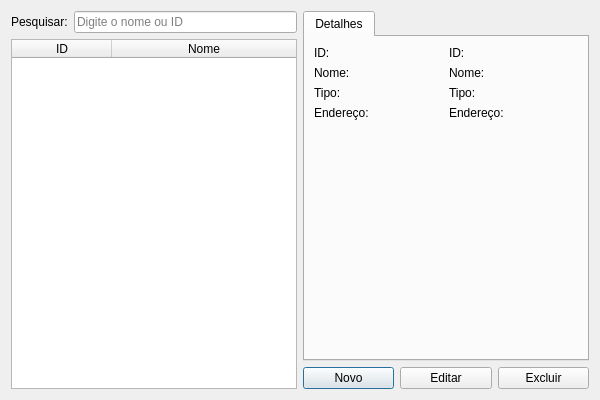
<?xml version="1.0" encoding="UTF-8"?>
<ui version="4.0">
 <class>InstitutionFacilityListView</class>
 <widget class="QDialog" name="InstitutionFacilityListView">
  <property name="geometry">
   <rect>
    <x>0</x>
    <y>0</y>
    <width>600</width>
    <height>400</height>
   </rect>
  </property>
  <property name="windowTitle">
   <string>Plataforma T-TEA - Instituição / Estabelecimento de Saúde</string>
  </property>
  <property name="windowIcon">
   <iconset resource="../resources.qrc">
    <normaloff>:/icons/system/appicon</normaloff>:/icons/system/appicon</iconset>
  </property>
  <property name="modal">
   <bool>true</bool>
  </property>
  <layout class="QHBoxLayout" name="mainLayout">
   <item>
    <layout class="QVBoxLayout" name="lay_left">
     <item>
      <layout class="QHBoxLayout" name="lay_search">
       <item>
        <widget class="QLabel" name="lbl_search">
         <property name="text">
          <string>Pesquisar:</string>
         </property>
        </widget>
       </item>
       <item>
        <widget class="QLineEdit" name="led_search">
         <property name="placeholderText">
          <string>Digite o nome ou ID</string>
         </property>
        </widget>
       </item>
      </layout>
     </item>
     <item>
      <widget class="QTableWidget" name="tbl_institution">
       <property name="editTriggers">
        <set>QAbstractItemView::EditTrigger::NoEditTriggers</set>
       </property>
       <property name="alternatingRowColors">
        <bool>true</bool>
       </property>
       <property name="selectionMode">
        <enum>QAbstractItemView::SelectionMode::SingleSelection</enum>
       </property>
       <property name="selectionBehavior">
        <enum>QAbstractItemView::SelectionBehavior::SelectRows</enum>
       </property>
       <property name="sortingEnabled">
        <bool>true</bool>
       </property>
       <property name="columnCount">
        <number>2</number>
       </property>
       <attribute name="horizontalHeaderStretchLastSection">
        <bool>true</bool>
       </attribute>
       <column>
        <property name="text">
         <string>ID</string>
        </property>
       </column>
       <column>
        <property name="text">
         <string>Nome</string>
        </property>
       </column>
      </widget>
     </item>
    </layout>
   </item>
   <item>
    <layout class="QVBoxLayout" name="lay_right">
     <item>
      <widget class="QTabWidget" name="tab_institution">
       <property name="currentIndex">
        <number>0</number>
       </property>
       <widget class="QWidget" name="lay_detail">
        <attribute name="title">
         <string>Detalhes</string>
        </attribute>
        <layout class="QVBoxLayout" name="detailsLayout">
         <item>
          <layout class="QGridLayout" name="grd_detail">
           <item row="0" column="0">
            <widget class="QLabel" name="lbl_id">
             <property name="text">
              <string>ID:</string>
             </property>
             <property name="alignment">
              <set>Qt::AlignmentFlag::AlignLeading</set>
             </property>
            </widget>
           </item>
           <item row="0" column="1">
            <widget class="QLabel" name="lbl_id_value">
             <property name="text">
              <string>ID:</string>
             </property>
             <property name="alignment">
              <set>Qt::AlignmentFlag::AlignLeading</set>
             </property>
            </widget>
           </item>
           <item row="1" column="0">
            <widget class="QLabel" name="lbl_name">
             <property name="text">
              <string>Nome:</string>
             </property>
             <property name="alignment">
              <set>Qt::AlignmentFlag::AlignLeading</set>
             </property>
            </widget>
           </item>
           <item row="1" column="1">
            <widget class="QLabel" name="lbl_name_value">
             <property name="text">
              <string>Nome: </string>
             </property>
             <property name="alignment">
              <set>Qt::AlignmentFlag::AlignLeading</set>
             </property>
            </widget>
           </item>
           <item row="2" column="0">
            <widget class="QLabel" name="lbl_type">
             <property name="text">
              <string>Tipo:</string>
             </property>
             <property name="alignment">
              <set>Qt::AlignmentFlag::AlignLeading</set>
             </property>
            </widget>
           </item>
           <item row="2" column="1">
            <widget class="QLabel" name="lbl_type_value">
             <property name="text">
              <string>Tipo:</string>
             </property>
             <property name="alignment">
              <set>Qt::AlignmentFlag::AlignLeading</set>
             </property>
            </widget>
           </item>
           <item row="3" column="0">
            <widget class="QLabel" name="lbl_address">
             <property name="text">
              <string>Endereço:</string>
             </property>
             <property name="alignment">
              <set>Qt::AlignmentFlag::AlignLeading</set>
             </property>
            </widget>
           </item>
           <item row="3" column="1">
            <widget class="QLabel" name="lbl_address_value">
             <property name="text">
              <string>Endereço:</string>
             </property>
             <property name="alignment">
              <set>Qt::AlignmentFlag::AlignLeading</set>
             </property>
            </widget>
           </item>
          </layout>
         </item>
         <item>
          <spacer name="sp_detail">
           <property name="orientation">
            <enum>Qt::Orientation::Vertical</enum>
           </property>
           <property name="sizeHint" stdset="0">
            <size>
             <width>20</width>
             <height>40</height>
            </size>
           </property>
          </spacer>
         </item>
        </layout>
       </widget>
      </widget>
     </item>
     <item>
      <layout class="QHBoxLayout" name="lay_button">
       <item>
        <widget class="QPushButton" name="pb_new">
         <property name="toolTip">
          <string>Criar um novo registro</string>
         </property>
         <property name="text">
          <string>Novo</string>
         </property>
         <property name="icon">
          <iconset resource="../resources.qrc">
           <normaloff>:/icons/ui/buttons/newicon</normaloff>:/icons/ui/buttons/newicon</iconset>
         </property>
        </widget>
       </item>
       <item>
        <widget class="QPushButton" name="pb_edit">
         <property name="toolTip">
          <string>Editar o registro selecionado</string>
         </property>
         <property name="text">
          <string>Editar</string>
         </property>
         <property name="icon">
          <iconset resource="../resources.qrc">
           <normaloff>:/icons/ui/buttons/editicon</normaloff>:/icons/ui/buttons/editicon</iconset>
         </property>
        </widget>
       </item>
       <item>
        <widget class="QPushButton" name="pb_delete">
         <property name="toolTip">
          <string>Excluir o registro selecionado</string>
         </property>
         <property name="text">
          <string>Excluir</string>
         </property>
         <property name="icon">
          <iconset resource="../resources.qrc">
           <normaloff>:/icons/ui/buttons/trashicon</normaloff>:/icons/ui/buttons/trashicon</iconset>
         </property>
        </widget>
       </item>
      </layout>
     </item>
    </layout>
   </item>
  </layout>
 </widget>
 <resources>
  <include location="../resources.qrc"/>
 </resources>
 <connections/>
</ui>
